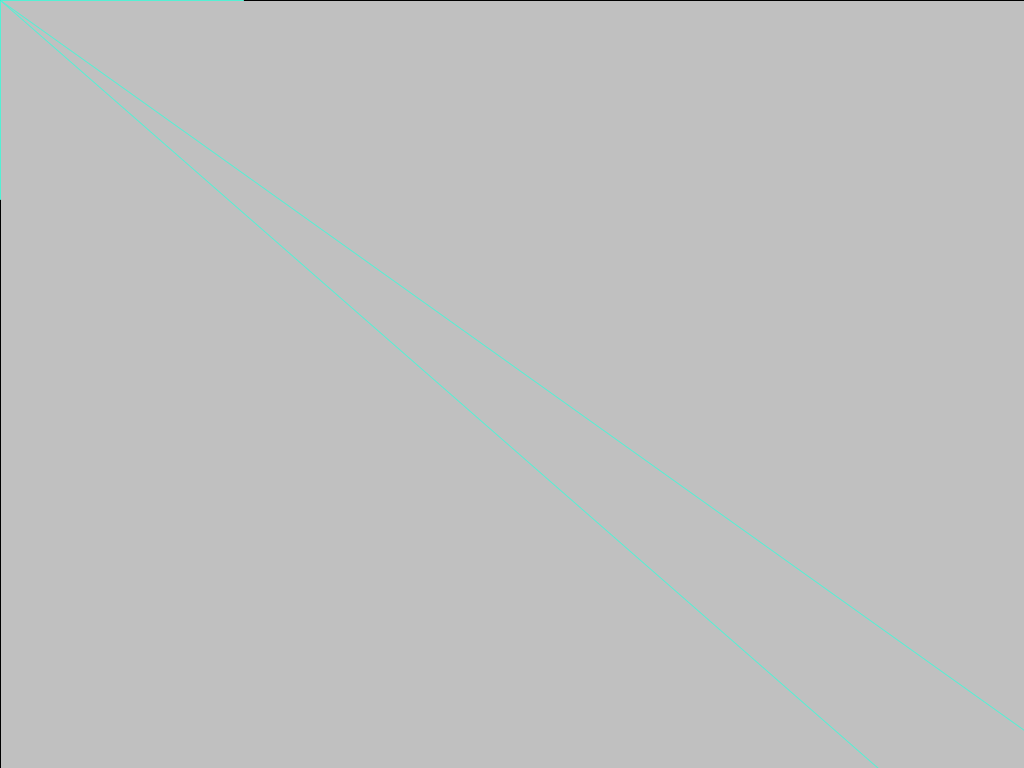
Frame 1 (no input)
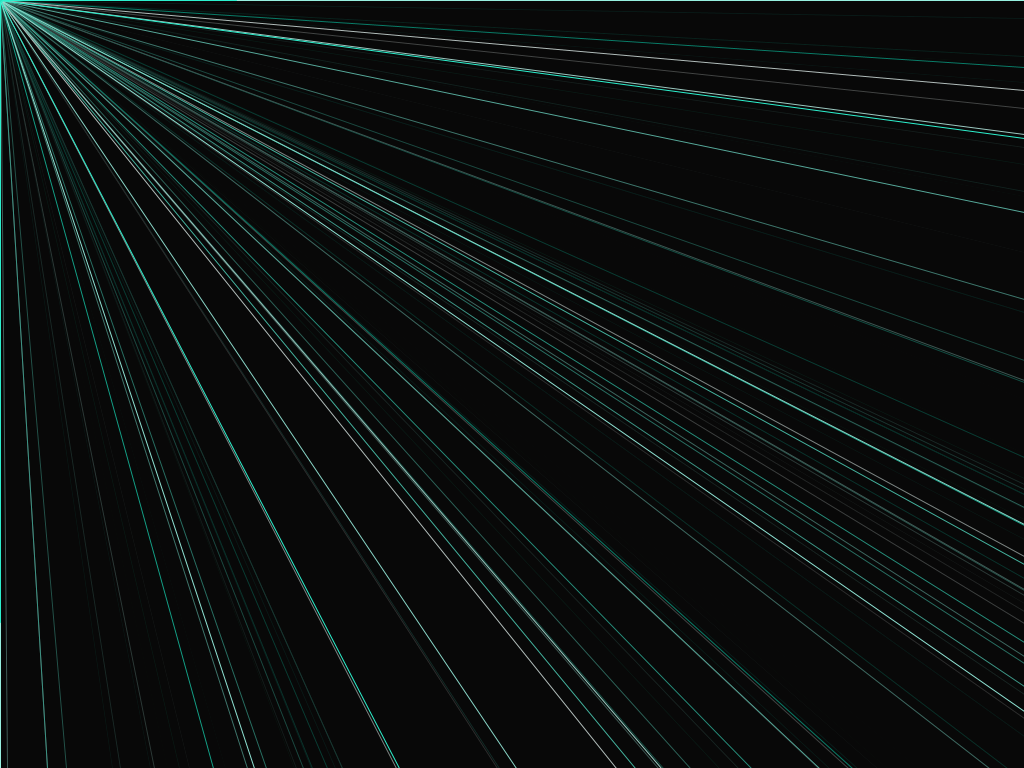
Frame 60 (the mouse pressed at the canvas centre just before this capture)
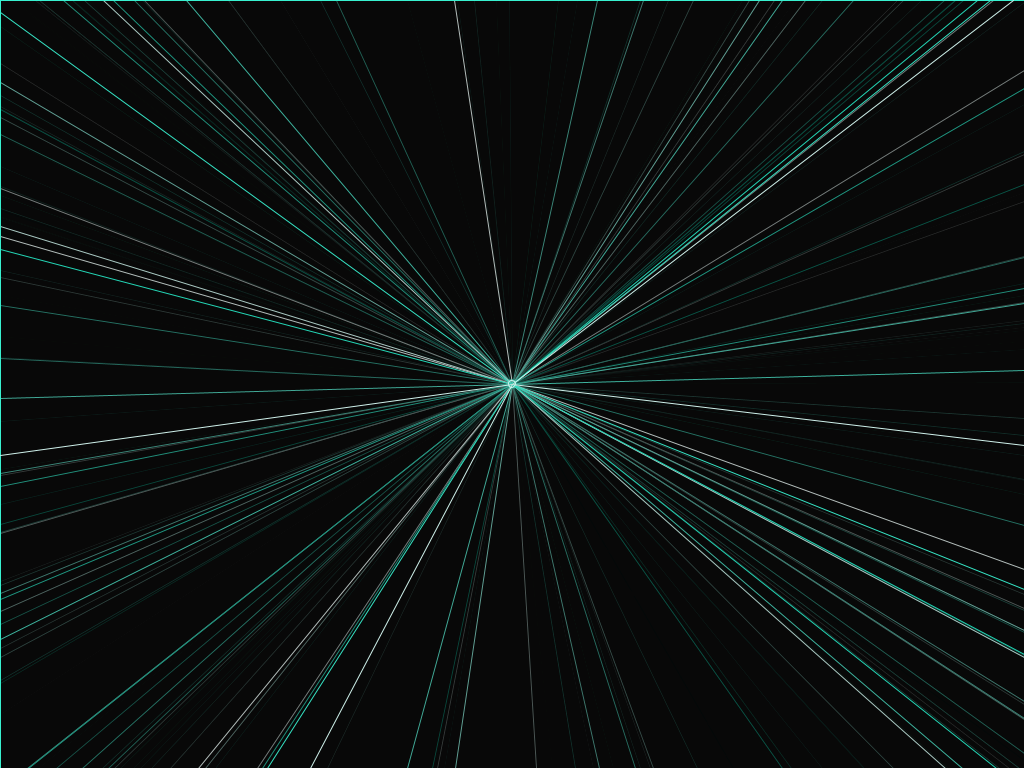
Frame 120 (the mouse held since frame 60 and released just before this capture)

The Processing sketch that drew these frames (run headless with seeded random() and noise(); from frame 60 on, the mouse is pressed at the canvas centre):

// Processing sketch: LaserLines
// ── LaserLines.pde

void setup(){
   colorMode(HSB);
   size(1024,768);
   
   smooth(4);
   
}
void draw(){
  
   fill(0,0,0,15);
   rect(0,0,width,height);
   stroke(255);
   stroke(120,random(255),240);
   
   line(0,random(height),mouseX,mouseY);
   line(mouseX,mouseY,width,random(height));
   
   line(mouseX,mouseY,random(width),0);
   line(mouseX,mouseY,random(width),height);
 
  float a = random(10);
  ellipse(mouseX,mouseY,a,a);
}
